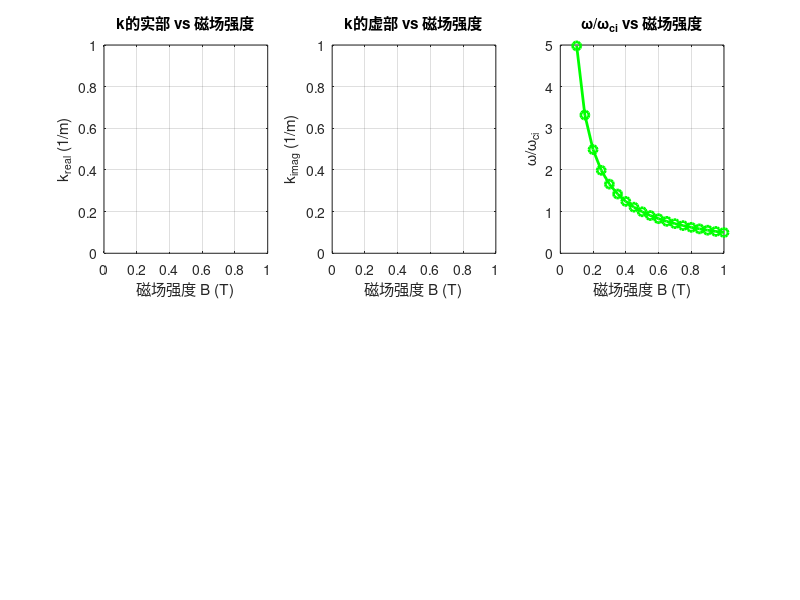

The MATLAB source for this figure: (Note: this script raises an error after producing the figure.)
 % 基于k_solver.m的参数扫描程序
% 扫描磁场强度，频率固定为190kHz
clear; clc;

% 基本常数
e = 1.602e-19;           % 元电荷 (C)
me = 9.11e-31;           % 电子质量 (kg)
mi = 40*1.67e-27;        % 质子质量 (kg)
eps0 = 8.854e-12;        % 真空介电常数 (F/m)
c = 3e8;                 % 光速 (m/s)
kB = 1.38e-23;           % 玻尔兹曼常数 (J/K)

% VASIMR ICRH 典型参数
ne = 1e18;               % 电子密度 (m^-3)
ni = ne;                 % 离子密度 (m^-3)，假设准中性
f = 190e3;               % 驱动频率 (Hz) - 固定为190kHz
Te_eV = 3;               % 电子温度 (eV)
Ti_eV = 0.3;             % 离子温度 (eV)
Te = Te_eV * e / kB;     % 电子温度 (K)
Ti = Ti_eV * e / kB;     % 离子温度 (K)
Tperp_e = 10*Te;         % 电子垂直温度 (K)
Tpara_e = 1*Te;          % 电子平行温度 (K)
Tperp_i = 10*Ti;         % 离子垂直温度 (K)
Tpara_i = 1*Ti;          % 离子平行温度 (K)

% 固定频率
omega = 2*pi*f;          % 角频率 (rad/s)

% 扫描参数
B_values = 0.1:0.05:1.0; % 磁场强度范围 (T)
num_B = length(B_values);

% 存储结果
k_real_results = zeros(1, num_B);
k_imag_results = zeros(1, num_B);
omega_ci_results = zeros(1, num_B);
omega_ce_results = zeros(1, num_B);
success_flag = zeros(1, num_B);

fprintf('开始磁场强度扫描...\n');
fprintf('频率: %.1f kHz\n', f/1e3);
fprintf('磁场范围: %.1f - %.1f T\n', min(B_values), max(B_values));
fprintf('扫描点数: %d\n\n', num_B);

% 色散函数Z(ξ)的实现 - 使用faddeeva.m
Z = @(xi)  1i*sqrt(pi)*faddeeva(xi,16);

% Z0(ξ)的实现
Z0 = @(xi, kpar) Z(xi) .* (real(kpar) > 0) - Z(-xi) .* (real(kpar) < 0);

% 谐波数
n_e = 1;                              % 电子谐波数
n_i = 1;                              % 离子谐波数
V_e = 0;                              % 电子漂移速度
V_i = 0;                              % 离子漂移速度

% 完整色散方程（包含电子和离子）- 归一化版本
    function F = my_disp_eq(kpar, omega, omega_pe, omega_pi, c, A1e, A1i, xi_n_e, xi_n_i, Z0)
        Ae = A1e(kpar);
        Ai = A1i(kpar);
        xi_e = xi_n_e(kpar);
        xi_i = xi_n_i(kpar);
        Z_e = Z0(xi_e, kpar);
        Z_i = Z0(xi_i, kpar);
        F = (kpar.^2 * c^2 - omega^2 - omega_pe^2 * Ae - omega_pi^2 * Ai) / c^2;
    end

% 主扫描循环
for i = 1:num_B
    B0 = B_values(i);
    
    fprintf('处理 B = %.2f T (%d/%d)...\n', B0, i, num_B);
    
    % 计算当前磁场下的参数
    omega_pe = sqrt(ne*e^2/(eps0*me));    % 电子等离子体频率
    omega_pi = sqrt(ni*e^2/(eps0*mi));    % 离子等离子体频率
    omega_ce = e*B0/me;                   % 电子回旋频率
    omega_ci = e*B0/mi;                   % 离子回旋频率
    
    % 热速 (K -> m/s)
    w_para_e = sqrt(2*kB*Te/me);          % 电子平行热速
    w_para_i = sqrt(2*kB*Ti/mi);          % 离子平行热速
    
    % xi_n^l(kpar)的实现
    xi_n_e = @(kpar) (omega - kpar*V_e - n_e*omega_ce) ./ (kpar*w_para_e);
    xi_n_i = @(kpar) (omega - kpar*V_i - n_i*omega_ci) ./ (kpar*w_para_i);
    
    % A_{+1}^l(kpar)的实现
    A1e = @(kpar) (Tperp_e-Tpara_e)/(omega*Tpara_e) + ...
        ( (xi_n_e(kpar)*Tperp_e)/(omega*Tpara_e) + n_e*omega_ce./(omega*kpar*w_para_e) ) .* Z0(xi_n_e(kpar), kpar);
    
    A1i = @(kpar) (Tperp_i-Tpara_i)/(omega*Tpara_i) + ...
        ( (xi_n_i(kpar)*Tperp_i)/(omega*Tpara_i) + n_i*omega_ci./(omega*kpar*w_para_i) ) .* Z0(xi_n_i(kpar), kpar);
    
    
    
    % 初始猜测 - 根据当前磁场调整
    k0 = 1 * omega / c;
    
    % 尝试求解
    try
        options = optimset('Display','off','TolFun',1e-10,'TolX',1e-10);
        kpar_sol = fsolve(@(kpar) my_disp_eq(kpar, omega, omega_pe, omega_pi, c, A1e, A1i, xi_n_e, xi_n_i, Z0), k0, options);
        
        % 存储结果
        k_real_results(i) = real(kpar_sol);
        k_imag_results(i) = imag(kpar_sol);
        omega_ci_results(i) = omega_ci;
        omega_ce_results(i) = omega_ce;
        success_flag(i) = 1;
        
        fprintf('  成功: k = %.6e + %.6ei 1/m\n', real(kpar_sol), imag(kpar_sol));
        
    catch ME
        fprintf('  失败: %s\n', ME.message);
        k_real_results(i) = NaN;
        k_imag_results(i) = NaN;
        omega_ci_results(i) = omega_ci;
        omega_ce_results(i) = omega_ce;
        success_flag(i) = 0;
    end
end

% 输出结果
fprintf('\n=== 扫描结果 ===\n');
fprintf('B(T)\t\tomega_ci(rad/s)\t\tomega/omega_ci\t\tk_real(1/m)\t\tk_imag(1/m)\t\t状态\n');
fprintf('----\t\t-------------\t\t-------------\t\t----------\t\t----------\t\t----\n');

for i = 1:num_B
    if success_flag(i)
        fprintf('%.2f\t\t%.2e\t\t%.3f\t\t%.6e\t\t%.6e\t\t成功\n', ...
            B_values(i), omega_ci_results(i), omega/omega_ci_results(i), ...
            k_real_results(i), k_imag_results(i));
    else
        fprintf('%.2f\t\t%.2e\t\t%.3f\t\t%s\t\t%s\t\t失败\n', ...
            B_values(i), omega_ci_results(i), omega/omega_ci_results(i), ...
            'NaN', 'NaN');
    end
end

% 绘制结果
figure('Position', [100, 100, 1200, 800]);

% 子图1: k的实部
subplot(2, 3, 1);
plot(B_values, k_real_results, 'b-o', 'LineWidth', 2, 'MarkerSize', 6);
xlabel('磁场强度 B (T)');
ylabel('k_{real} (1/m)');
title('k的实部 vs 磁场强度');
grid on;

% 子图2: k的虚部
subplot(2, 3, 2);
plot(B_values, k_imag_results, 'r-o', 'LineWidth', 2, 'MarkerSize', 6);
xlabel('磁场强度 B (T)');
ylabel('k_{imag} (1/m)');
title('k的虚部 vs 磁场强度');
grid on;

% 子图3: omega/omega_ci比值
subplot(2, 3, 3);
omega_ci_ratio = omega ./ omega_ci_results;
plot(B_values, omega_ci_ratio, 'g-o', 'LineWidth', 2, 'MarkerSize', 6);
xlabel('磁场强度 B (T)');
ylabel('\omega/\omega_{ci}');
title('\omega/\omega_{ci} vs 磁场强度');
grid on;
yline(1, '--k', 'LineWidth', 1); % 标记共振线

% 子图4: 归一化的k实部
subplot(2, 3, 4);
k_real_norm = c * k_real_results ./ omega_ci_results;
plot(B_values, k_real_norm, 'b-o', 'LineWidth', 2, 'MarkerSize', 6);
xlabel('磁场强度 B (T)');
ylabel('c*k_{real}/\omega_{ci}');
title('归一化k实部 vs 磁场强度');
grid on;

% 子图5: 归一化的k虚部
subplot(2, 3, 5);
k_imag_norm = c * k_imag_results ./ omega_ci_results;
plot(B_values, k_imag_norm, 'r-o', 'LineWidth', 2, 'MarkerSize', 6);
xlabel('磁场强度 B (T)');
ylabel('c*k_{imag}/\omega_{ci}');
title('归一化k虚部 vs 磁场强度');
grid on;

% 子图6: 成功/失败状态
subplot(2, 3, 6);
bar(B_values, success_flag, 'FaceColor', 'b', 'EdgeColor', 'k');
xlabel('磁场强度 B (T)');
ylabel('求解状态');
title('求解成功/失败状态');
ylim([0, 1.2]);
yticks([0, 1]);
yticklabels({'失败', '成功'});
grid on;

% 保存结果到文件
results_table = table(B_values', omega_ci_results', omega_ce_results', ...
    omega./omega_ci_results', k_real_results', k_imag_results', ...
    success_flag', ...
    'VariableNames', {'B_T', 'omega_ci_rad_s', 'omega_ce_rad_s', ...
    'omega_omega_ci_ratio', 'k_real_1_m', 'k_imag_1_m', 'success'});

writetable(results_table, 'k_solver_scan_B_results.csv');
fprintf('\n结果已保存到 k_solver_scan_B_results.csv\n');

% 分析共振区域
fprintf('\n=== 共振分析 ===\n');
resonance_idx = find(abs(omega_ci_ratio - 1) < 0.1);
if ~isempty(resonance_idx)
    fprintf('在以下磁场值附近接近共振 (|omega/omega_ci - 1| < 0.1):\n');
    for i = 1:length(resonance_idx)
        idx = resonance_idx(i);
        fprintf('  B = %.2f T, omega/omega_ci = %.3f\n', ...
            B_values(idx), omega_ci_ratio(idx));
    end
else
    fprintf('在扫描范围内未发现接近共振的情况\n');
end

% faddeeva函数实现（移植自faddeeva.m）
function w = faddeeva(z,N)
if nargin<2, N = []; end
if isempty(N), N = 16; end
w = zeros(size(z)); % initialize output
% for purely imaginary-valued inputs, use erf as is if z is real
idx = real(z)==0; %
w(idx) = exp(-z(idx).^2).*erfc(imag(z(idx)));
if all(idx), return; end
idx = ~idx;
% for complex-valued inputs
% make sure all points are in the upper half-plane (positive imag. values)
idx1 = idx & imag(z)<0;
z(idx1) = conj(z(idx1));
M = 2*N;
M2 = 2*M;
k = (-M+1:1:M-1)'; % 注意这里的 ' 不能去掉
L = sqrt(N/sqrt(2)); % Optimal choice of L.
theta = k*pi/M;
t = L*tan(theta/2); % Variables theta and t.
f = exp(-t.^2).*(L^2+t.^2);
f = [0; f]; % Function to be transformed.
a = real(fft(fftshift(f)))/M2; % Coefficients of transform.
a = flipud(a(2:N+1)); % Reorder coefficients.
Z = (L+1i*z(idx))./(L-1i*z(idx));
p = polyval(a,Z); % Polynomial evaluation.
w(idx) = 2*p./(L-1i*z(idx)).^2 + (1/sqrt(pi))./(L-1i*z(idx)); % Evaluate w(z).
% convert the upper half-plane results to the lower half-plane if necesary
w(idx1) = conj(2*exp(-z(idx1).^2) - w(idx1));
end